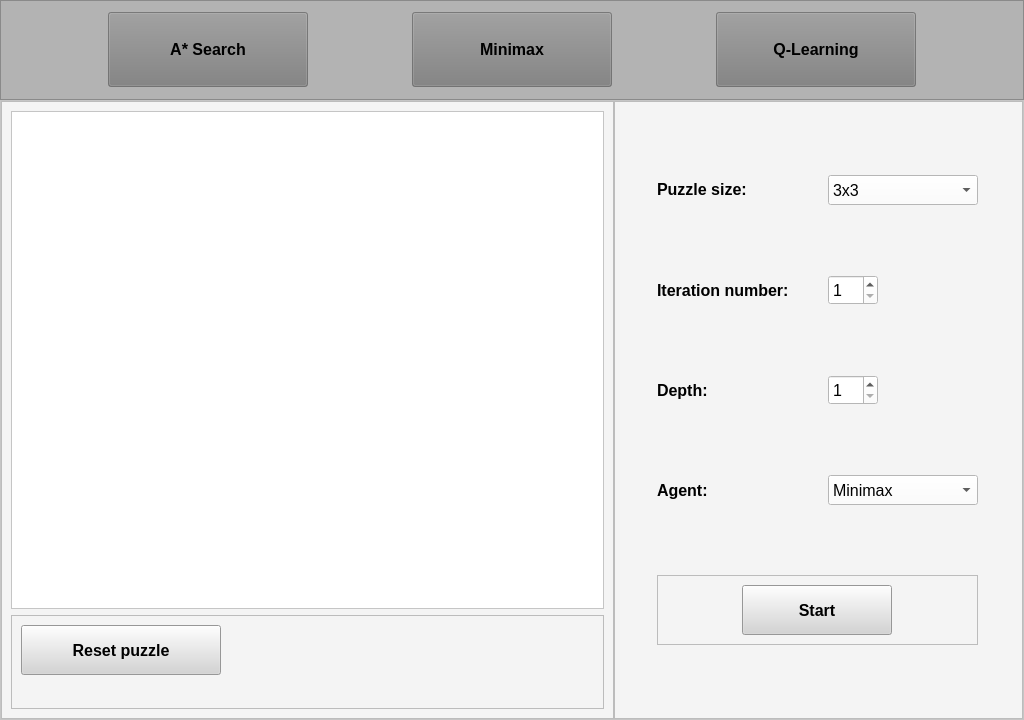
<?xml version="1.0" encoding="UTF-8"?>
<ui version="4.0">
 <class>MainWindow</class>
 <widget class="QMainWindow" name="MainWindow">
  <property name="geometry">
   <rect>
    <x>0</x>
    <y>0</y>
    <width>1024</width>
    <height>720</height>
   </rect>
  </property>
  <property name="sizePolicy">
   <sizepolicy hsizetype="Minimum" vsizetype="Minimum">
    <horstretch>0</horstretch>
    <verstretch>0</verstretch>
   </sizepolicy>
  </property>
  <property name="minimumSize">
   <size>
    <width>1024</width>
    <height>720</height>
   </size>
  </property>
  <property name="maximumSize">
   <size>
    <width>1920</width>
    <height>1080</height>
   </size>
  </property>
  <property name="windowTitle">
   <string>Slagalica</string>
  </property>
  <widget class="QWidget" name="centralwidget">
   <layout class="QVBoxLayout" name="verticalLayout" stretch="1,7">
    <property name="spacing">
     <number>0</number>
    </property>
    <property name="leftMargin">
     <number>0</number>
    </property>
    <property name="topMargin">
     <number>0</number>
    </property>
    <property name="rightMargin">
     <number>0</number>
    </property>
    <property name="bottomMargin">
     <number>0</number>
    </property>
    <item>
     <widget class="QFrame" name="frame_2">
      <property name="sizePolicy">
       <sizepolicy hsizetype="Minimum" vsizetype="Minimum">
        <horstretch>0</horstretch>
        <verstretch>0</verstretch>
       </sizepolicy>
      </property>
      <property name="minimumSize">
       <size>
        <width>0</width>
        <height>100</height>
       </size>
      </property>
      <property name="maximumSize">
       <size>
        <width>16777215</width>
        <height>100</height>
       </size>
      </property>
      <property name="styleSheet">
       <string notr="true">background-color: rgb(179, 179, 179);</string>
      </property>
      <property name="frameShape">
       <enum>QFrame::StyledPanel</enum>
      </property>
      <property name="frameShadow">
       <enum>QFrame::Raised</enum>
      </property>
      <layout class="QHBoxLayout" name="horizontalLayout">
       <item>
        <widget class="QPushButton" name="PretragaBezProtivnika">
         <property name="sizePolicy">
          <sizepolicy hsizetype="Fixed" vsizetype="Fixed">
           <horstretch>0</horstretch>
           <verstretch>0</verstretch>
          </sizepolicy>
         </property>
         <property name="minimumSize">
          <size>
           <width>200</width>
           <height>75</height>
          </size>
         </property>
         <property name="font">
          <font>
           <pointsize>12</pointsize>
           <weight>75</weight>
           <bold>true</bold>
          </font>
         </property>
         <property name="styleSheet">
          <string notr="true">background-color: rgba(125, 125, 125, 155);</string>
         </property>
         <property name="text">
          <string>A* Search</string>
         </property>
        </widget>
       </item>
       <item>
        <widget class="QPushButton" name="PretragaSaProtivnikom">
         <property name="sizePolicy">
          <sizepolicy hsizetype="Fixed" vsizetype="Fixed">
           <horstretch>0</horstretch>
           <verstretch>0</verstretch>
          </sizepolicy>
         </property>
         <property name="minimumSize">
          <size>
           <width>200</width>
           <height>75</height>
          </size>
         </property>
         <property name="font">
          <font>
           <pointsize>12</pointsize>
           <weight>75</weight>
           <bold>true</bold>
          </font>
         </property>
         <property name="styleSheet">
          <string notr="true">background-color: rgba(125, 125, 125, 155);</string>
         </property>
         <property name="text">
          <string>Minimax</string>
         </property>
        </widget>
       </item>
       <item>
        <widget class="QPushButton" name="QLearning">
         <property name="sizePolicy">
          <sizepolicy hsizetype="Fixed" vsizetype="Fixed">
           <horstretch>0</horstretch>
           <verstretch>0</verstretch>
          </sizepolicy>
         </property>
         <property name="minimumSize">
          <size>
           <width>200</width>
           <height>75</height>
          </size>
         </property>
         <property name="font">
          <font>
           <pointsize>12</pointsize>
           <weight>75</weight>
           <bold>true</bold>
          </font>
         </property>
         <property name="styleSheet">
          <string notr="true">background-color: rgba(125, 125, 125, 155);</string>
         </property>
         <property name="text">
          <string>Q-Learning</string>
         </property>
        </widget>
       </item>
      </layout>
     </widget>
    </item>
    <item>
     <widget class="QFrame" name="frame">
      <property name="styleSheet">
       <string notr="true">background-color: rgb(255, 255, 255);</string>
      </property>
      <property name="frameShape">
       <enum>QFrame::StyledPanel</enum>
      </property>
      <property name="frameShadow">
       <enum>QFrame::Raised</enum>
      </property>
      <layout class="QHBoxLayout" name="horizontalLayout_2" stretch="3,2">
       <property name="spacing">
        <number>0</number>
       </property>
       <property name="leftMargin">
        <number>0</number>
       </property>
       <property name="topMargin">
        <number>0</number>
       </property>
       <property name="rightMargin">
        <number>0</number>
       </property>
       <property name="bottomMargin">
        <number>0</number>
       </property>
       <item>
        <widget class="QFrame" name="SlagalicaFrame">
         <property name="sizePolicy">
          <sizepolicy hsizetype="Expanding" vsizetype="Expanding">
           <horstretch>0</horstretch>
           <verstretch>0</verstretch>
          </sizepolicy>
         </property>
         <property name="styleSheet">
          <string notr="true">background-color: rgb(244, 244, 244);</string>
         </property>
         <property name="frameShape">
          <enum>QFrame::StyledPanel</enum>
         </property>
         <property name="frameShadow">
          <enum>QFrame::Raised</enum>
         </property>
         <layout class="QGridLayout" name="gridLayout_6">
          <item row="0" column="0">
           <widget class="QFrame" name="SlagalicaContainer">
            <property name="styleSheet">
             <string notr="true">background-color: rgb(255, 255, 255);</string>
            </property>
            <property name="frameShape">
             <enum>QFrame::StyledPanel</enum>
            </property>
            <property name="frameShadow">
             <enum>QFrame::Raised</enum>
            </property>
           </widget>
          </item>
          <item row="1" column="0">
           <widget class="QFrame" name="frame_5">
            <property name="sizePolicy">
             <sizepolicy hsizetype="Expanding" vsizetype="Fixed">
              <horstretch>0</horstretch>
              <verstretch>0</verstretch>
             </sizepolicy>
            </property>
            <property name="frameShape">
             <enum>QFrame::StyledPanel</enum>
            </property>
            <property name="frameShadow">
             <enum>QFrame::Raised</enum>
            </property>
            <layout class="QGridLayout" name="gridLayout_9">
             <item row="1" column="0">
              <widget class="QLabel" name="Obavestenje">
               <property name="font">
                <font>
                 <pointsize>12</pointsize>
                 <weight>75</weight>
                 <bold>true</bold>
                </font>
               </property>
               <property name="layoutDirection">
                <enum>Qt::LeftToRight</enum>
               </property>
               <property name="styleSheet">
                <string notr="true">color: rgb(255, 0, 0);</string>
               </property>
               <property name="text">
                <string/>
               </property>
              </widget>
             </item>
             <item row="1" column="1">
              <widget class="QLabel" name="SaProtivnikomVrednost">
               <property name="font">
                <font>
                 <pointsize>12</pointsize>
                 <weight>75</weight>
                 <bold>true</bold>
                </font>
               </property>
               <property name="text">
                <string/>
               </property>
              </widget>
             </item>
             <item row="0" column="0">
              <widget class="QPushButton" name="NapraviSlagalicuButton">
               <property name="sizePolicy">
                <sizepolicy hsizetype="Fixed" vsizetype="Fixed">
                 <horstretch>0</horstretch>
                 <verstretch>0</verstretch>
                </sizepolicy>
               </property>
               <property name="minimumSize">
                <size>
                 <width>200</width>
                 <height>50</height>
                </size>
               </property>
               <property name="maximumSize">
                <size>
                 <width>200</width>
                 <height>50</height>
                </size>
               </property>
               <property name="font">
                <font>
                 <pointsize>12</pointsize>
                 <weight>75</weight>
                 <bold>true</bold>
                </font>
               </property>
               <property name="styleSheet">
                <string notr="true">background-color: rgb(212, 212, 212);</string>
               </property>
               <property name="text">
                <string>Reset puzzle</string>
               </property>
              </widget>
             </item>
            </layout>
           </widget>
          </item>
         </layout>
        </widget>
       </item>
       <item>
        <widget class="QStackedWidget" name="stackedWidget">
         <property name="currentIndex">
          <number>1</number>
         </property>
         <widget class="QWidget" name="PretragaBezPage">
          <layout class="QGridLayout" name="gridLayout">
           <property name="leftMargin">
            <number>0</number>
           </property>
           <property name="topMargin">
            <number>0</number>
           </property>
           <property name="rightMargin">
            <number>0</number>
           </property>
           <property name="bottomMargin">
            <number>0</number>
           </property>
           <item row="0" column="0">
            <widget class="QFrame" name="PretragaBezFrame">
             <property name="styleSheet">
              <string notr="true">background-color: rgb(244, 244, 244);</string>
             </property>
             <property name="frameShape">
              <enum>QFrame::StyledPanel</enum>
             </property>
             <property name="frameShadow">
              <enum>QFrame::Raised</enum>
             </property>
             <layout class="QGridLayout" name="gridLayout_4">
              <item row="1" column="0" colspan="2">
               <widget class="QFrame" name="frame_3">
                <property name="sizePolicy">
                 <sizepolicy hsizetype="Expanding" vsizetype="Fixed">
                  <horstretch>0</horstretch>
                  <verstretch>0</verstretch>
                 </sizepolicy>
                </property>
                <property name="frameShape">
                 <enum>QFrame::StyledPanel</enum>
                </property>
                <property name="frameShadow">
                 <enum>QFrame::Raised</enum>
                </property>
                <layout class="QGridLayout" name="gridLayout_5">
                 <item row="0" column="0">
                  <widget class="QPushButton" name="ResiBezButton">
                   <property name="sizePolicy">
                    <sizepolicy hsizetype="Fixed" vsizetype="Fixed">
                     <horstretch>0</horstretch>
                     <verstretch>0</verstretch>
                    </sizepolicy>
                   </property>
                   <property name="minimumSize">
                    <size>
                     <width>150</width>
                     <height>50</height>
                    </size>
                   </property>
                   <property name="maximumSize">
                    <size>
                     <width>150</width>
                     <height>50</height>
                    </size>
                   </property>
                   <property name="font">
                    <font>
                     <pointsize>12</pointsize>
                     <weight>75</weight>
                     <bold>true</bold>
                    </font>
                   </property>
                   <property name="styleSheet">
                    <string notr="true">background-color: rgb(212, 212, 212);</string>
                   </property>
                   <property name="text">
                    <string>Start</string>
                   </property>
                  </widget>
                 </item>
                </layout>
               </widget>
              </item>
              <item row="0" column="0">
               <widget class="QLabel" name="label">
                <property name="sizePolicy">
                 <sizepolicy hsizetype="Fixed" vsizetype="Fixed">
                  <horstretch>0</horstretch>
                  <verstretch>0</verstretch>
                 </sizepolicy>
                </property>
                <property name="font">
                 <font>
                  <pointsize>12</pointsize>
                  <weight>75</weight>
                  <bold>true</bold>
                 </font>
                </property>
                <property name="text">
                 <string>Puzzle size:</string>
                </property>
               </widget>
              </item>
              <item row="0" column="1">
               <widget class="QComboBox" name="VelicinaBezPicker">
                <property name="sizePolicy">
                 <sizepolicy hsizetype="Fixed" vsizetype="Fixed">
                  <horstretch>0</horstretch>
                  <verstretch>0</verstretch>
                 </sizepolicy>
                </property>
                <property name="minimumSize">
                 <size>
                  <width>150</width>
                  <height>30</height>
                 </size>
                </property>
                <property name="maximumSize">
                 <size>
                  <width>150</width>
                  <height>30</height>
                 </size>
                </property>
                <property name="font">
                 <font>
                  <pointsize>12</pointsize>
                  <weight>50</weight>
                  <bold>false</bold>
                 </font>
                </property>
                <property name="layoutDirection">
                 <enum>Qt::LeftToRight</enum>
                </property>
                <property name="styleSheet">
                 <string notr="true">background-color: rgb(255, 255, 255);</string>
                </property>
                <item>
                 <property name="text">
                  <string>3x3</string>
                 </property>
                </item>
                <item>
                 <property name="text">
                  <string>4x4</string>
                 </property>
                </item>
               </widget>
              </item>
             </layout>
            </widget>
           </item>
          </layout>
         </widget>
         <widget class="QWidget" name="PreatragaSaPage">
          <layout class="QGridLayout" name="gridLayout_2">
           <property name="leftMargin">
            <number>0</number>
           </property>
           <property name="topMargin">
            <number>0</number>
           </property>
           <property name="rightMargin">
            <number>0</number>
           </property>
           <property name="bottomMargin">
            <number>0</number>
           </property>
           <item row="1" column="0">
            <widget class="QFrame" name="PretragaSaFrame">
             <property name="styleSheet">
              <string notr="true">background-color: rgb(244, 244, 244);</string>
             </property>
             <property name="frameShape">
              <enum>QFrame::StyledPanel</enum>
             </property>
             <property name="frameShadow">
              <enum>QFrame::Raised</enum>
             </property>
             <layout class="QGridLayout" name="gridLayout_7">
              <item row="1" column="0">
               <widget class="QLabel" name="label_3">
                <property name="font">
                 <font>
                  <pointsize>12</pointsize>
                  <weight>75</weight>
                  <bold>true</bold>
                 </font>
                </property>
                <property name="text">
                 <string>Iteration number:</string>
                </property>
               </widget>
              </item>
              <item row="1" column="1">
               <widget class="QSpinBox" name="IterNumSaPicker">
                <property name="sizePolicy">
                 <sizepolicy hsizetype="Fixed" vsizetype="Fixed">
                  <horstretch>0</horstretch>
                  <verstretch>0</verstretch>
                 </sizepolicy>
                </property>
                <property name="minimumSize">
                 <size>
                  <width>50</width>
                  <height>30</height>
                 </size>
                </property>
                <property name="maximumSize">
                 <size>
                  <width>50</width>
                  <height>30</height>
                 </size>
                </property>
                <property name="font">
                 <font>
                  <pointsize>12</pointsize>
                  <weight>50</weight>
                  <bold>false</bold>
                 </font>
                </property>
                <property name="styleSheet">
                 <string notr="true">background-color: rgb(255, 255, 255);</string>
                </property>
                <property name="minimum">
                 <number>1</number>
                </property>
                <property name="maximum">
                 <number>10000</number>
                </property>
               </widget>
              </item>
              <item row="3" column="1">
               <widget class="QComboBox" name="AgentPicker">
                <property name="sizePolicy">
                 <sizepolicy hsizetype="Fixed" vsizetype="Fixed">
                  <horstretch>0</horstretch>
                  <verstretch>0</verstretch>
                 </sizepolicy>
                </property>
                <property name="minimumSize">
                 <size>
                  <width>150</width>
                  <height>30</height>
                 </size>
                </property>
                <property name="maximumSize">
                 <size>
                  <width>150</width>
                  <height>30</height>
                 </size>
                </property>
                <property name="font">
                 <font>
                  <pointsize>12</pointsize>
                 </font>
                </property>
                <property name="styleSheet">
                 <string notr="true">background-color: rgb(255, 255, 255);</string>
                </property>
                <item>
                 <property name="text">
                  <string>Minimax</string>
                 </property>
                </item>
                <item>
                 <property name="text">
                  <string>Expectimax</string>
                 </property>
                </item>
               </widget>
              </item>
              <item row="5" column="0" colspan="2">
               <widget class="QFrame" name="frame_4">
                <property name="sizePolicy">
                 <sizepolicy hsizetype="Expanding" vsizetype="Fixed">
                  <horstretch>0</horstretch>
                  <verstretch>0</verstretch>
                 </sizepolicy>
                </property>
                <property name="frameShape">
                 <enum>QFrame::StyledPanel</enum>
                </property>
                <property name="frameShadow">
                 <enum>QFrame::Raised</enum>
                </property>
                <layout class="QGridLayout" name="gridLayout_8">
                 <item row="0" column="0">
                  <widget class="QPushButton" name="ResiSaButton">
                   <property name="sizePolicy">
                    <sizepolicy hsizetype="Fixed" vsizetype="Fixed">
                     <horstretch>0</horstretch>
                     <verstretch>0</verstretch>
                    </sizepolicy>
                   </property>
                   <property name="minimumSize">
                    <size>
                     <width>150</width>
                     <height>50</height>
                    </size>
                   </property>
                   <property name="maximumSize">
                    <size>
                     <width>150</width>
                     <height>50</height>
                    </size>
                   </property>
                   <property name="font">
                    <font>
                     <pointsize>12</pointsize>
                     <weight>75</weight>
                     <bold>true</bold>
                    </font>
                   </property>
                   <property name="styleSheet">
                    <string notr="true">background-color: rgb(212, 212, 212);</string>
                   </property>
                   <property name="text">
                    <string>Start</string>
                   </property>
                  </widget>
                 </item>
                </layout>
               </widget>
              </item>
              <item row="0" column="1">
               <widget class="QComboBox" name="VelicinaSaPicker">
                <property name="sizePolicy">
                 <sizepolicy hsizetype="Fixed" vsizetype="Fixed">
                  <horstretch>0</horstretch>
                  <verstretch>0</verstretch>
                 </sizepolicy>
                </property>
                <property name="minimumSize">
                 <size>
                  <width>150</width>
                  <height>30</height>
                 </size>
                </property>
                <property name="maximumSize">
                 <size>
                  <width>150</width>
                  <height>30</height>
                 </size>
                </property>
                <property name="font">
                 <font>
                  <pointsize>12</pointsize>
                 </font>
                </property>
                <property name="styleSheet">
                 <string notr="true">background-color: rgb(255, 255, 255);</string>
                </property>
                <item>
                 <property name="text">
                  <string>3x3</string>
                 </property>
                </item>
                <item>
                 <property name="text">
                  <string>4x4</string>
                 </property>
                </item>
               </widget>
              </item>
              <item row="3" column="0">
               <widget class="QLabel" name="label_4">
                <property name="font">
                 <font>
                  <pointsize>12</pointsize>
                  <weight>75</weight>
                  <bold>true</bold>
                 </font>
                </property>
                <property name="text">
                 <string>Agent:</string>
                </property>
               </widget>
              </item>
              <item row="0" column="0">
               <widget class="QLabel" name="label_2">
                <property name="sizePolicy">
                 <sizepolicy hsizetype="Fixed" vsizetype="Fixed">
                  <horstretch>0</horstretch>
                  <verstretch>0</verstretch>
                 </sizepolicy>
                </property>
                <property name="font">
                 <font>
                  <pointsize>12</pointsize>
                  <weight>75</weight>
                  <bold>true</bold>
                 </font>
                </property>
                <property name="text">
                 <string>Puzzle size:</string>
                </property>
               </widget>
              </item>
              <item row="2" column="0">
               <widget class="QLabel" name="label_6">
                <property name="font">
                 <font>
                  <pointsize>12</pointsize>
                  <weight>75</weight>
                  <bold>true</bold>
                 </font>
                </property>
                <property name="text">
                 <string>Depth:</string>
                </property>
               </widget>
              </item>
              <item row="2" column="1">
               <widget class="QSpinBox" name="DepthPicker">
                <property name="sizePolicy">
                 <sizepolicy hsizetype="Fixed" vsizetype="Fixed">
                  <horstretch>0</horstretch>
                  <verstretch>0</verstretch>
                 </sizepolicy>
                </property>
                <property name="minimumSize">
                 <size>
                  <width>50</width>
                  <height>30</height>
                 </size>
                </property>
                <property name="maximumSize">
                 <size>
                  <width>50</width>
                  <height>30</height>
                 </size>
                </property>
                <property name="font">
                 <font>
                  <pointsize>12</pointsize>
                  <weight>50</weight>
                  <bold>false</bold>
                 </font>
                </property>
                <property name="styleSheet">
                 <string notr="true">background-color: rgb(255, 255, 255);</string>
                </property>
                <property name="minimum">
                 <number>1</number>
                </property>
               </widget>
              </item>
             </layout>
            </widget>
           </item>
          </layout>
         </widget>
         <widget class="QWidget" name="QLearningPage">
          <layout class="QGridLayout" name="gridLayout_3">
           <property name="leftMargin">
            <number>0</number>
           </property>
           <property name="topMargin">
            <number>0</number>
           </property>
           <property name="rightMargin">
            <number>0</number>
           </property>
           <property name="bottomMargin">
            <number>0</number>
           </property>
           <item row="0" column="0">
            <widget class="QFrame" name="QLearningFrame">
             <property name="styleSheet">
              <string notr="true">background-color: rgb(244, 244, 244);</string>
             </property>
             <property name="frameShape">
              <enum>QFrame::StyledPanel</enum>
             </property>
             <property name="frameShadow">
              <enum>QFrame::Raised</enum>
             </property>
             <layout class="QGridLayout" name="gridLayout_11">
              <property name="verticalSpacing">
               <number>0</number>
              </property>
              <item row="0" column="0">
               <widget class="QLabel" name="label_5">
                <property name="sizePolicy">
                 <sizepolicy hsizetype="Fixed" vsizetype="Fixed">
                  <horstretch>0</horstretch>
                  <verstretch>0</verstretch>
                 </sizepolicy>
                </property>
                <property name="font">
                 <font>
                  <pointsize>12</pointsize>
                  <weight>75</weight>
                  <bold>true</bold>
                 </font>
                </property>
                <property name="text">
                 <string>Iteration number:</string>
                </property>
               </widget>
              </item>
              <item row="0" column="1">
               <widget class="QSpinBox" name="IterNumQLPicker">
                <property name="sizePolicy">
                 <sizepolicy hsizetype="Fixed" vsizetype="Fixed">
                  <horstretch>0</horstretch>
                  <verstretch>0</verstretch>
                 </sizepolicy>
                </property>
                <property name="minimumSize">
                 <size>
                  <width>100</width>
                  <height>30</height>
                 </size>
                </property>
                <property name="maximumSize">
                 <size>
                  <width>100</width>
                  <height>30</height>
                 </size>
                </property>
                <property name="font">
                 <font>
                  <pointsize>12</pointsize>
                 </font>
                </property>
                <property name="styleSheet">
                 <string notr="true">background-color: rgb(255, 255, 255);</string>
                </property>
                <property name="minimum">
                 <number>1</number>
                </property>
                <property name="maximum">
                 <number>10000</number>
                </property>
               </widget>
              </item>
              <item row="1" column="0" colspan="2">
               <widget class="QFrame" name="frame_6">
                <property name="sizePolicy">
                 <sizepolicy hsizetype="Expanding" vsizetype="Fixed">
                  <horstretch>0</horstretch>
                  <verstretch>0</verstretch>
                 </sizepolicy>
                </property>
                <property name="frameShape">
                 <enum>QFrame::StyledPanel</enum>
                </property>
                <property name="frameShadow">
                 <enum>QFrame::Raised</enum>
                </property>
                <layout class="QGridLayout" name="gridLayout_12">
                 <item row="0" column="0">
                  <widget class="QPushButton" name="ResiQLButton">
                   <property name="sizePolicy">
                    <sizepolicy hsizetype="Fixed" vsizetype="Fixed">
                     <horstretch>0</horstretch>
                     <verstretch>0</verstretch>
                    </sizepolicy>
                   </property>
                   <property name="minimumSize">
                    <size>
                     <width>150</width>
                     <height>50</height>
                    </size>
                   </property>
                   <property name="maximumSize">
                    <size>
                     <width>150</width>
                     <height>50</height>
                    </size>
                   </property>
                   <property name="font">
                    <font>
                     <pointsize>12</pointsize>
                     <weight>75</weight>
                     <bold>true</bold>
                    </font>
                   </property>
                   <property name="styleSheet">
                    <string notr="true">background-color: rgb(212, 212, 212);</string>
                   </property>
                   <property name="text">
                    <string>Start</string>
                   </property>
                  </widget>
                 </item>
                </layout>
               </widget>
              </item>
             </layout>
            </widget>
           </item>
          </layout>
         </widget>
        </widget>
       </item>
      </layout>
     </widget>
    </item>
   </layout>
  </widget>
 </widget>
 <resources/>
 <connections/>
</ui>
